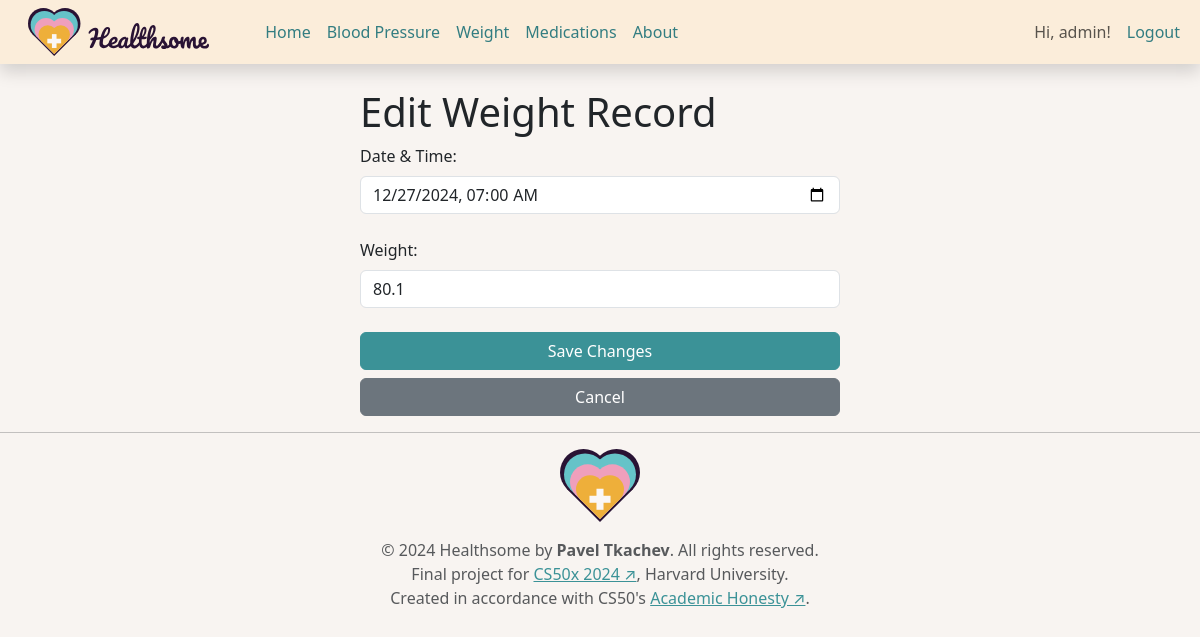
Screenshot of /weight/edit/60 (signed in) with the database file from the repository.
### tables this page shows
CREATE TABLE users (
    -- Unique user ID
    id INTEGER PRIMARY KEY AUTOINCREMENT,
    -- Username for login
    username TEXT NOT NULL UNIQUE,
    -- Hashed password for security
    password_hash TEXT NOT NULL
);

CREATE TABLE weight (
    -- Unique record ID
    id INTEGER PRIMARY KEY AUTOINCREMENT,
    -- ID of the user who owns this record
    user_id INTEGER NOT NULL,
    -- Weight value in kilograms
    weight_value REAL NOT NULL,
    -- Date and time of the measurement
    date_time TEXT NOT NULL,
    -- Foreign key linking to users table
    FOREIGN KEY (user_id) REFERENCES users (id)
);

### modules/metrics/weight.py (the view, shortened to what this page needs)
@bp.route('/edit/<int:record_id>', methods=['GET', 'POST'])
def edit_record(record_id):
    user_id = session.get('user_id')
    if not user_id:
        flash("Please log in to edit a record.", "error")
        return redirect(url_for('auth.login'))
    record = query_db("SELECT * FROM weight WHERE id = ? AND user_id = ?",
                      (record_id, user_id), one=True)
    if not record:
        flash("Record not found.", "error")
        return redirect(url_for('weight.list_records'))
    return render_template('metrics/weight/edit.html', record=record)

### helpers/db_helpers.py (called while the page is built)
def get_db():
    if 'db' not in g:
        g.db = sqlite3.connect(DATABASE)
        g.db.row_factory = sqlite3.Row
    return g.db

def query_db(query, args=(), one=False):
    cur = get_db().execute(query, args)
    rv = cur.fetchall()
    cur.close()
    return (rv[0] if rv else None) if one else rv

### templates/metrics/weight/edit.html
{% extends "layout.html" %}
{% block body %}
<div class="form-narrow w-100 m-auto">
    <h1>Edit Weight Record</h1>
    <form action="{{ url_for('weight.edit_record', record_id=record.id) }}" method="post">
        <label class="form-label" for="date_time">Date & Time:</label>
        <input class="form-control" type="datetime-local" id="date_time" name="date_time" value="{{ record.date_time }}" required>
        <br>
        <label class="form-label" for="weight_value">Weight:</label>
        <input class="form-control" type="number" id="weight_value" name="weight_value" value="{{ record.weight_value }}" step="0.1" placeholder="Enter your weight" required>
        <br>
        <div class="d-grid gap-2">
            <button class="btn btn-primary" type="submit">Save Changes</button>
            <a class="btn btn-secondary" href="{{ url_for('weight.list_records') }}">Cancel</a>
        </div>
    </form>
</div>
{% endblock %}

### templates/layout.html (shortened to what this page needs)
<!DOCTYPE html>
<html lang="en">
<head>
    <link href="https://cdn.jsdelivr.net/npm/bootstrap@5.3.3/dist/css/bootstrap.min.css" rel="stylesheet"
>
    <link rel="stylesheet" href="{{ url_for('static', filename='css/styles.css') }}">
</head>
<body>
    <header class="navbar navbar-expand-lg bd-navbar sticky-top shadow">
        <nav class="container-xxl bd-gutter flex-wrap flex-lg-nowrap">
            <a class="navbar-brand p-0 ms-3 me-0 me-lg-5 header__logo" href="/">
                <img src="{{ url_for('static', filename='img/LOGO_H.svg') }}" alt="Healthsome Logo">
            </a>
            <div class="offcanvas-lg offcanvas-end flex-grow-1 bg-accent" data-bs-scroll="true" id="bdNavbar">
                {% from "utils/navigation.html" import nav_link %}
                <div class="offcanvas-body p-4 pt-0 p-lg-0">
                    {% if current_user %}
                    <ul class="navbar-nav flex-row flex-wrap bd-navbar-nav justify-content-center">
                        <li class="nav-item col-6 col-lg-auto" data-bs-content="" data-bs-placement="bottom">
                            {{ nav_link('main.index', 'Home') }}
                        </li>
                        <li class="nav-item col-6 col-lg-auto" data-bs-content="" data-bs-placement="bottom">
                            {{ nav_link('blood_pressure.list_records', 'Blood Pressure') }}
                        </li>
                        <li class="nav-item col-6 col-lg-auto" data-bs-content="" data-bs-placement="bottom">
                            {{ nav_link('weight.list_records', 'Weight') }}
                        </li>
                        <li class="nav-item col-6 col-lg-auto" data-bs-content="" data-bs-placement="bottom">
                            {{ nav_link('medications.list_records', 'Medications') }}
                        </li>
                        <li class="nav-item col-6 col-lg-auto" data-bs-content="" data-bs-placement="bottom">
                            {{ nav_link('main.about', 'About') }}
                        </li>
                    </ul>
                    {% endif %}
                    <ul class="navbar-nav flex-row bd-navbar-nav ms-auto">
                        {% if current_user %}
                        <li class="nav-item col-6 col-lg-auto" data-bs-content="" data-bs-placement="bottom">
                            <span class="nav-link py-2 px-0 px-lg-2">Hi, {{ current_user }}!</span>
                        </li>
                        <li class="nav-item col-6 col-lg-auto" data-bs-content="" data-bs-placement="bottom">
                            {{ nav_link('auth.logout', 'Logout') }}
                        </li>
                        {% endif %}
                    </ul>
                </div>
            </div>
        </nav>
    </header>
    <main>
        <div class="container">
            {% block body %}{% endblock %}
        </div>
    </main>
    <footer class="footer mt-auto">
        <hr>
        <a class="d-block my-3 text-decoration-none footer__logo" href="/">
            <img src="{{ url_for('static', filename='img/LOGO_ICON.svg') }}" alt="Healthsome Icon">
        </a>
        <p class="text-center text-muted">
            &copy; 2024 Healthsome by <strong>Pavel Tkachev</strong>. All rights reserved.
            <br>
            Final project for <a href="https://cs50.harvard.edu/x/2024/" target="_blank" rel="noopener noreferrer">CS50x
                2024 ↗</a>,
            Harvard University.
            <br>
            Created in accordance with CS50's <a href="https://cs50.harvard.edu/x/2024/honesty/" target="_blank"
                rel="noopener noreferrer">Academic Honesty ↗</a>.
        </p>
    </footer>
</body>
</html>

### static/css/styles.css (style rules this page uses)
:root { --bs-primary: hsl(183, 44%, 41%); --bs-primary-rgb: 0, 128, 133; }
body { background-color: hsl(26, 33%, 96%); }
header.navbar { background-color: hsl(34, 81%, 92%); }
main { margin-top: 1.5rem; }
.mt-auto { margin-top: auto !important; }
.form-narrow { max-width: 480px; }

### rows the page displays
users: username "admin"
weight: date_time "12/27/2024 07:00", weight_value "80.1"

### other values shown
{{ title }} "Home Blood Pressure Weight Medications About Logout"
